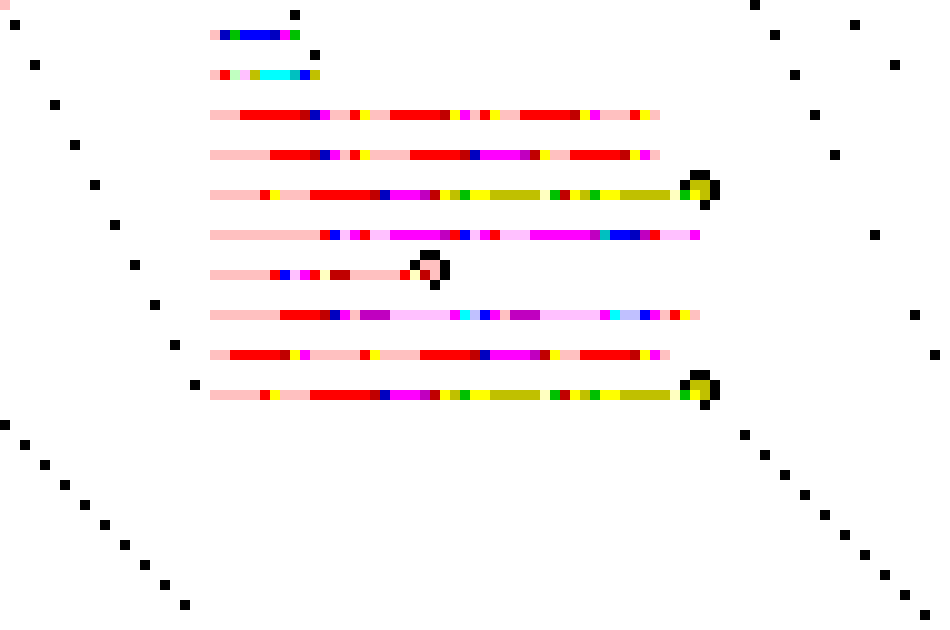
#> input picture images/ch09/sign.png, 950 x 630 px
$ python -i pasm.py   (imports and definitions only)
#> lines starting #> are read from the running program, lines starting #| are printed output that depends on the picture
### tools/piet.py
#!/usr/bin/env python3
"""piet.py -- 本書付属の Piet ツールキット（インタプリタ・画像入出力）

  python3 piet.py run  prog.png [-cs N] [-t] [-e STEPS]
  python3 piet.py show prog.png              # テキスト表現で表示
  python3 piet.py png  prog.txt out.png [-cs N]

仕様: https://www.dangermouse.net/esoteric/piet.html
"""
import sys, math

# ---------------------------------------------------------------- 色
HUES = ["red", "yellow", "green", "cyan", "blue", "magenta"]
LIGHTS = ["light", "normal", "dark"]
RGB = {
    (0, 0): 0xFFC0C0, (1, 0): 0xFFFFC0, (2, 0): 0xC0FFC0, (3, 0): 0xC0FFFF, (4, 0): 0xC0C0FF, (5, 0): 0xFFC0FF,
    (0, 1): 0xFF0000, (1, 1): 0xFFFF00, (2, 1): 0x00FF00, (3, 1): 0x00FFFF, (4, 1): 0x0000FF, (5, 1): 0xFF00FF,
    (0, 2): 0xC00000, (1, 2): 0xC0C000, (2, 2): 0x00C000, (3, 2): 0x00C0C0, (4, 2): 0x0000C0, (5, 2): 0xC000C0,
}
WHITE, BLACK = "W", "K"
# 色 = (hue, light) のタプル、または "W" / "K"
RGB2COL = {v: k for k, v in RGB.items()}
RGB2COL[0xFFFFFF] = WHITE
RGB2COL[0x000000] = BLACK

# テキスト表現: 1 コーデル = 1 文字
#   淡 (light) : r y g c b m      通常 (normal): R Y G C B M
#   濃 (dark)  : 1 2 3 4 5 6      白: .   黒: #
CHARS = {}
for h, ch in enumerate("rygcbm"):
    CHARS[ch] = (h, 0)
for h, ch in enumerate("RYGCBM"):
    CHARS[ch] = (h, 1)
for h, ch in enumerate("123456"):
    CHARS[ch] = (h, 2)
CHARS["."] = WHITE
CHARS["#"] = BLACK
COL2CHAR = {v: k for k, v in CHARS.items()}

JNAMES = {"red": "赤", "yellow": "黄", "green": "緑", "cyan": "シアン", "blue": "青", "magenta": "マゼンタ"}
LNAMES = {"light": "淡", "normal": "", "dark": "濃"}


# [9 lines left out: function color_name, not called in this run]


# ---------------------------------------------------------------- 命令
# CMDS[hue_change][light_change]
CMDS = [
    [None, "push", "pop"],
    ["add", "subtract", "multiply"],
    ["divide", "mod", "not"],
    ["greater", "pointer", "switch"],
    ["duplicate", "roll", "in_number"],
    ["in_char", "out_number", "out_char"],
]
CMD_DELTA = {}
for dh, row in enumerate(CMDS):
    for dl, name in enumerate(row):
        if name:
            CMD_DELTA[name] = (dh, dl)
# よく使う別名
ALIASES = {"sub": "subtract", "mul": "multiply", "div": "divide", "dup": "duplicate",
           "gt": "greater", "inn": "in_number", "inc": "in_char", "outn": "out_number",
           "outc": "out_char", "dp": "pointer", "cc": "switch"}


# [12 lines left out: functions command_between, next_color, not called in this run]


# ---------------------------------------------------------------- プログラム（コーデル格子）
class Program:
    # [15 lines left out: functions __init__, from_text, not called in this run]

    def to_text(self):
        return "\n".join("".join(COL2CHAR[c] for c in row) for row in self.grid)

    # [99 lines left out: functions from_image, save_png, save_ppm, color, block, guess_codel_size, not called in this run]


# ---------------------------------------------------------------- インタプリタ
DP_VEC = [(1, 0), (0, 1), (-1, 0), (0, -1)]   # 右, 下, 左, 上 (時計回り)
DP_NAMES = ["右", "下", "左", "上"]
DP_SYM = [">", "v", "<", "^"]
CC_NAMES = ["左", "右"]


def fmt_stack(st):
    """本書の表記 [3 5 7]（右端が先頭）"""
    return "[" + " ".join(str(v) for v in st) + "]"


# [17 lines left out: function exit_codel, not called in this run]


class Machine:
    """仕様準拠の Piet インタプリタ。

    div   : 床関数による整数除算（Python の //）
    mod   : 除数と同じ符号（仕様どおり）
    実行不能な命令（スタック不足・0 除算・負の深さの roll）は無視し、スタックは変更しない
    """

    # [235 lines left out: functions __init__, read_char, read_number, execute, step, _slide and 4 more, not called in this run]


# [2 lines that do not run on import are left out]

### tools/pasm.py
#!/usr/bin/env python3
"""pasm.py -- 本書の Piet アセンブラ

テキストのアセンブリ言語（スタック命令＋ラベル＋ジャンプ）から Piet 画像を生成する。

  python3 pasm.py prog.pasm -o prog.png [-cs N] [--text]

文法（1 行 1 命令、; 以降はコメント）
  label:                 ラベル
  push N                 整数 N を積む（0・負数・大きな数は自動で計算式に展開）
  pop add sub mul div mod not gt dp cc dup roll inn inc outn outc
  jmp L                  無条件ジャンプ
  jz L / jnz L           先頭を取り出し、0 なら / 0 以外なら L へ
  halt                   停止
  prints "文字列"        文字列を出力（\\n などのエスケープ可）
  swap                   上 2 つを交換
  pick D                 深さ D（0 = 先頭）の値を複製して積む
  bury D                 先頭を深さ D へ沈める
"""
import sys, re, functools
sys.path.insert(0, __import__("os").path.dirname(__file__))
from piet import Program, next_color, WHITE, BLACK, ALIASES, CMD_DELTA

PRIMS = {"push", "pop", "add", "subtract", "multiply", "divide", "mod", "not", "greater",
         "pointer", "switch", "duplicate", "roll", "in_number", "in_char", "out_number", "out_char"}
START_COLOR = (0, 0)   # 淡赤
DIRECT_MAX = 12        # この値以下はブロックの大きさで直接 push する


# ------------------------------------------------------------------ 数値の生成
# [64 lines left out: functions number_plan, big_plan, push_seq, not called in this run]


# ------------------------------------------------------------------ 構文解析
def unescape(s):
    return bytes(s, "utf-8").decode("unicode_escape").encode("latin-1").decode("utf-8")


def parse(src):
    """ソースを [(op, arg, lineno)] に"""
    out = []
    for no, line in enumerate(src.split("\n"), 1):
        m = re.match(r'\s*(prints)\s+"((?:[^"\\]|\\.)*)"', line)
        if m:
            out.append(("prints", unescape(m.group(2)), no))
            continue
        line = line.split(";")[0].strip()
        while line:
            m = re.match(r"([A-Za-z_][\w.]*):\s*(.*)", line)
            if m:
                out.append(("label", m.group(1), no))
                line = m.group(2).strip()
                continue
            parts = line.split()
            op = parts[0].lower()
            op = ALIASES.get(op, op)
            arg = parts[1] if len(parts) > 1 else None
            out.append((op, arg, no))
            break
    return out


# [110 lines left out: functions expand, basic_blocks, row_colors, split_long, not called in this run]


# ------------------------------------------------------------------ レイアウト
class Canvas:
    # [143 lines left out: functions __init__, put, layout_linear, _place_trap, layout_general, assemble and 1 more, not called in this run]


# [2 lines not run here, left out]

>>> import cv2
>>> picture = cv2.imread('../images/ch09/sign.png', cv2.IMREAD_GRAYSCALE)
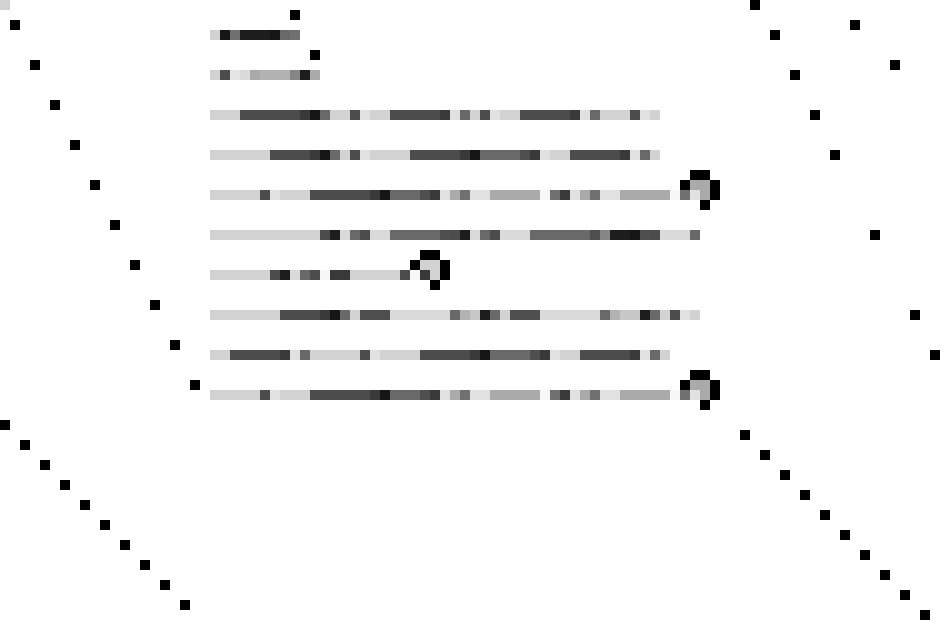
#> picture: shape (630, 950); min 0, max 255, mean 245.3
#> after the loop in parse, `for no, line in enumerate(src.split("\n"), 1):`: out = []
#> (the run stopped early here; a loop or call above may not have finished)
